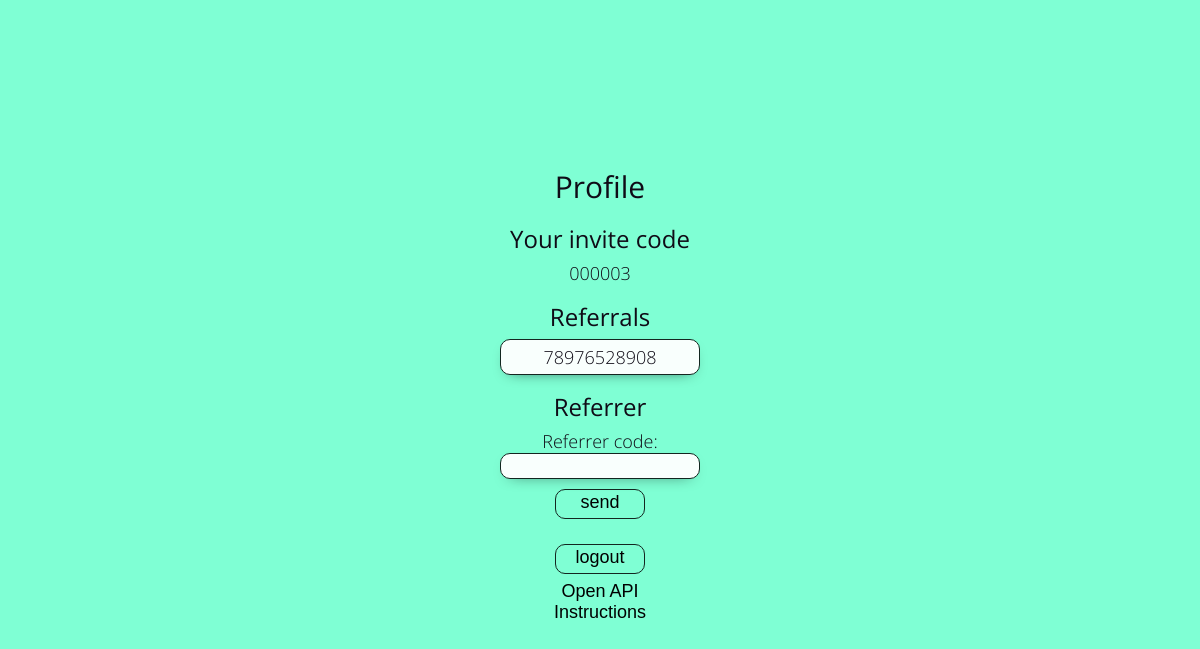
Page / (signed in) on the earlier database version.
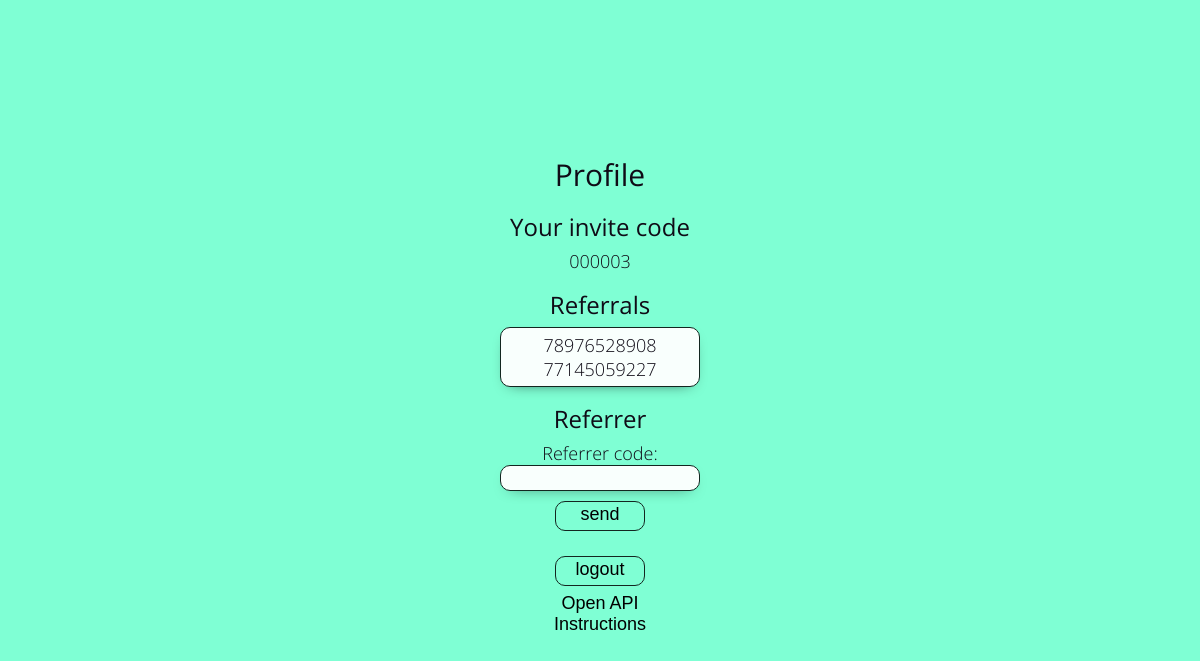
Same page on the later database version.
### account/models.py (models this page shows, shortened)
class User(AbstractBaseUser, PermissionsMixin):
    phone_number = models.CharField(
        _("phone number"),
        max_length=15,
        unique=True
    )
    invite_code = models.CharField(
        _("own invite code"),
        max_length=6,
        unique=True
    )
    is_staff = models.BooleanField(
        _("staff status"),
        default=False,
        help_text=_(
            "Designates whether the user can log into this admin site."
        )
    )
    is_active = models.BooleanField(
        _("active"),
        default=True,
        help_text=_(
            "Designates whether this user should be treated as active. "
            "Unselect this instead of deleting accounts."
        )
    )
    objects = UserManager()
    USERNAME_FIELD = "phone_number"
    class Meta:
        verbose_name = _("user")
        verbose_name_plural = _("users")
        ordering = ["invite_code"]

### referral/views.py (the view, shortened to what this page needs)
class ProfileView(View):
    form_class = ReferrerAssignmentFrom
    template_name = "referral/profile_in_referral_program.html"
    page_title = "Referral Program"
    def get(self, request):
        variables = {"page_title": self.page_title}
        if request.GET.get("section") == "Instruction":
            variables["instructions"] = \
                Key.objects.select_related("api_path").all()
        else:
            variables["invite_code"] = request.user.invite_code
            referrer_of_authorized_user = \
                ReferralReferrer.objects.select_related("referrer") \
                    .filter(pk=request.user).first()
            if referrer_of_authorized_user:
                variables["referrer"] = \
                    referrer_of_authorized_user.referrer.invite_code
            else:
                variables["form"] = ReferrerAssignmentFrom()
            variables["phones_owned_by_referrals"] = [
                referral_and_referrer.referral.phone_number
                for referral_and_referrer in ReferralReferrer.objects \
                    .select_related("referral") \
                    .filter(referrer=request.user)
            ]
        return render(request, self.template_name, variables)

### referral/froms.py
class ReferrerAssignmentFrom(forms.Form):
    referrer_code = forms.CharField(
        widget=forms.TextInput(attrs={"autofocus": True}),
        min_length=6,
        max_length=6
    )

### referral/templates/referral/profile_in_referral_program.html (shortened to what this page needs)
{% extends "index.html" %}
{% block application %}
<article class="profile">
    <h1>Profile</h1>
    <h2>Your invite code</h2>
    <section class="invite_code">
        <p>{{ invite_code }}</p>
    </section>
    <h2>Referrals</h2>
    <section class="referrals">
        {% if phones_owned_by_referrals %}
        <ul>
            {% for phone_number_of_referral in phones_owned_by_referrals %}
            <li>{{ phone_number_of_referral }}</li>
            {% endfor %}
        </ul>
        {% else %}
        <p>You don't have referrals</p>
        {% endif %}
    </section>
    <h2>Referrer</h2>
    <section class="referrer">
        {% if referrer %}
        <p>{{ referrer }}</p>
        {% elif form %}
        <form method="post">
            {{ form.as_ul }}
            <button type="submit">send</button>
        </form>
        {% endif %}
    </section>
    <form action="{% url 'logout' %}" method="post">
        <button type="submit">logout</button>
    </form>
</article>
{% endblock %}

### templates/index.html (shortened to what this page needs)
{% load static %}
<!DOCTYPE html>
<html lang="en">
    <head>
        <link rel="stylesheet" href="{% static 'css/reset.css' %}">
        <link rel="stylesheet" href="{% static 'css/styles.css' %}">
        {% if instructions %}
        <link
            rel="stylesheet"
            href="{% static 'instruction/css/instruction_styles.css' %}">
        <link rel="icon" href="{% static 'instruction/images/info-circle.svg' %}">
        {% elif page_title == "Authorization" %}
        <link
            rel="stylesheet"
            href="{% static 'account/css/account_styles.css' %}">
        <link rel="icon" href="{% static 'account/images/door_open.svg' %}">
        {% elif page_title == "Referral Program" %}
        <link
            rel="stylesheet"
            href="{% static 'referral/css/referral_styles.css' %}">
        {% endif %}
    </head>
    <body>
        <div class="centering_container">
            <div class="centered_item">
                {% if instructions %}
                {% include "instruction/instruction_table.html" %}
                <form method="get">
                    <button
                        type="submit"
                        name="section"
                        value="{{ page_title }}">
                        Back to {{ page_title }}
                    </button>
                </form>
                {% else %}
                {% block application %}{% endblock %}
                <form method="get">
                    <button type="submit" name="section" value="Instruction">
                        Open API Instructions
                    </button>
                </form>
                {% endif %}
            </div>
        </div>
    </body>
</html>

### static/css/styles.css (style rules this page uses)
html { font-family: "Open Sans", "PT Sans", sans-serif; font-size: 18px; font-weight: 300; text-align: center; }
body { background-color: Aquamarine; color: #0f0b16; height: 100vh; line-height: 1.333; }
body > .centering_container { align-items: center; display: flex; flex-flow: row wrap; height: 100vh; justify-content: center; }
body > .centering_container > .centered_item > form > button { background: none; border: none; cursor: pointer; display: inline-block; font-size: 18px; margin: 5px auto 0px; padding: 2px 0px 5px; width: 120px; }
h1, h2 { line-height: 1; }

### static/referral/css/referral_styles.css (style rules this page uses)
article.profile > h1 { font-size: 30px; font-weight: 400; margin-bottom: 25px; }
article.profile > h2 { font-size: 24px; font-weight: 400; margin-bottom: 10px; }
article.profile > section { margin: 0px auto 20px; }
article.profile > section.referrals { background-color: #f9fffd; border: 1px solid #132620; border-radius: 10px; box-shadow: 0px 5px 15px -10px #0f1e1a; box-sizing: border-box; max-height: 30vh; overflow-y: scroll; padding: 5px; width: 200px; }
article.profile > section.referrer > form > li { margin-bottom: 5px; }
article.profile > section.referrer > form > li > label { display: block; }
article.profile > section.referrer > form > li > #id_referrer_code { background-color: #f9fffd; border: 1px solid #132620; border-radius: 10px; box-shadow: 0px 5px 15px -10px #0f1e1a; box-sizing: border-box; font-family: "Open Sans", "PT Sans", sans-serif; font-size: 16px; font-weight: 300; text-align: center; width: 200px; }
article.profile form > button { background: none; border: 1.5px solid #132620; border-radius: 10px; cursor: pointer; display: inline-block; font-size: 18px; margin: 5px auto 0px; padding: 2px 0px 5px; width: 90px; }

Differences in the rows shown:
added User: phones_owned_by_referrals "77145059227"
